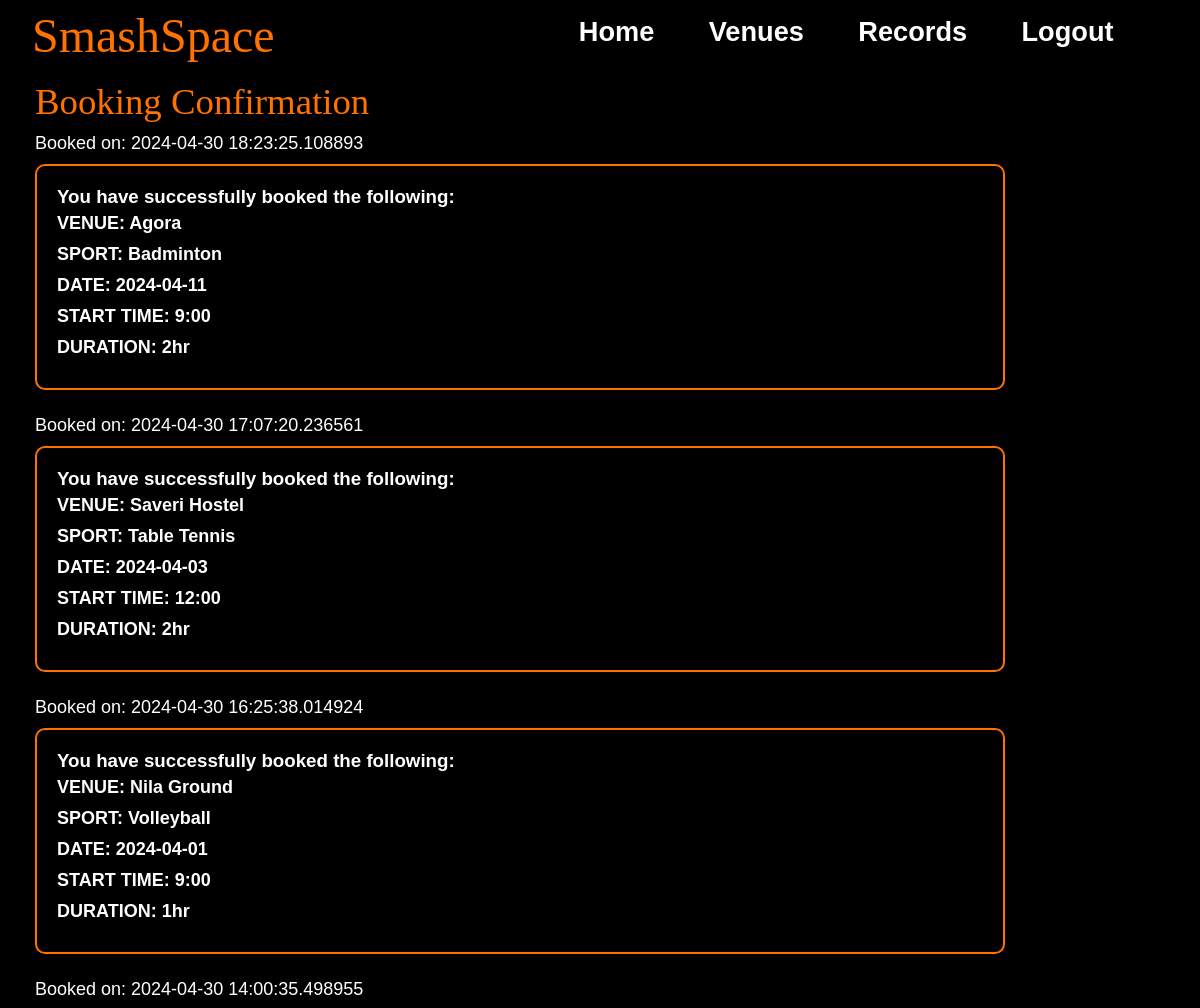
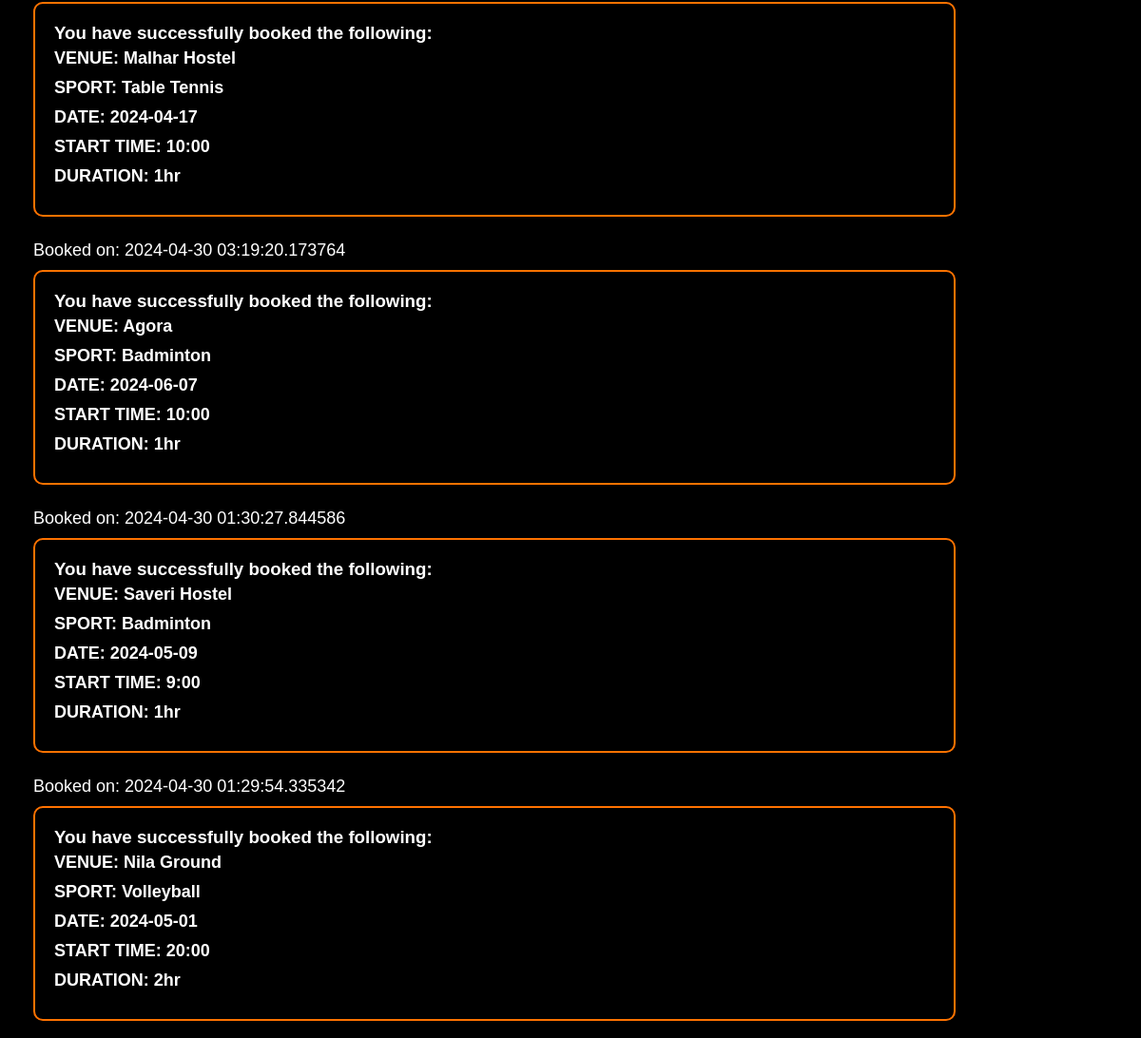
Screenshot of /records (signed in) with the database file from the repository (2 pictures, top to bottom).
### models.py (models this page shows, shortened)
class BookingLog(db.Model):
    BookingID = db.Column(db.Integer, primary_key=True, autoincrement=True)
    UserID = db.Column(db.Integer, db.ForeignKey('user.UserID'), nullable=False)
    VenueID = db.Column(db.Integer, db.ForeignKey('venue.VenueID'), nullable=False)
    SportID = db.Column(db.Integer, db.ForeignKey('sport.SportID'), nullable=False)
    Slot = db.Column(db.String(10),nullable=False)
    Duration = db.Column(db.String(5),nullable=False)
    Date = db.Column(db.String(20), nullable=False)
    BookingTime = db.Column(db.DateTime, nullable=False, default=lambda: datetime.now(timezone("Asia/Kolkata")))
    User = db.relationship('User', backref='bookings', lazy=True)
    Venue = db.relationship('Venue', backref='bookings', lazy=True)
    Sport = db.relationship('Sport', backref='bookings', lazy=True)
    __table_args__ = (
        UniqueConstraint("UserID",'VenueID', 'SportID', 'Slot', 'Duration', 'Date'),
    )

class Venue(db.Model):
    VenueID = db.Column(db.Integer, primary_key=True, autoincrement = True)
    VenueName = db.Column(db.String(100), nullable=False)
    VenueAddress = db.Column(db.String(500), nullable=False)
    VenueImageURL = db.Column(db.String(200))
    FirstSlot = db.Column(db.Time, nullable = False)
    LastSlot = db.Column(db.Time, nullable = False)
    Sports = db.relationship('Sport', secondary='venue_sport', backref= db.backref('venues', lazy='dynamic'))
    VenueBlog = db.Column(db.String(2000))

class Sport(db.Model):
    SportID = db.Column(db.Integer, primary_key=True, autoincrement=True)
    SportName = db.Column(db.String(100), nullable=False, unique=True)
    SportImageURL= db.Column(db.String(200))

### app.py (the view)
@app.route("/records")
def record():
    logs = BookingLog.query.filter_by(UserID=current_user.get_id()).order_by(desc(BookingLog.BookingTime)).all()
    venues = []
    sports = []
    dates = []
    starts = []
    durations = []
    BookingTimes= []
    for log in logs:
        venue = Venue.query.get(log.VenueID)
        sport = Sport.query.get(log.SportID)
        venues.append(venue)
        sports.append(sport)
        dates.append(log.Date)
        starts.append(log.Slot)
        durations.append(log.Duration)
        BookingTimes.append(log.BookingTime)
    return render_template("Records.html", logs=logs, venues=venues, sports=sports, dates=dates, starts=starts, durations=durations, BookingTimes=BookingTimes)

### app.py (called while the page is built)
@login_manager.user_loader
def load_user(user_id):
    return User.query.get(int(user_id))

### models.py (called while the page is built)
    def get_id(self):
        return str(self.UserID)

### templates/Records.html (shortened to what this page needs)
{% extends 'Base.html' %}
{% block css %}
<link rel="stylesheet" href="/static/css/records.css">
{%endblock%}
{% block content %}
    <p style="color: #ff7200;font-family: fantasy;font-size: 2.3em;margin-bottom: 10px;" >Booking Confirmation</p>
    <ul  id = "UL">
        {% for log in logs %}
            <li id = "time">Booked on: {{ BookingTimes[loop.index0] }}</li>
            <div class = "box">
                    <h3 id = "yhs">You have successfully booked the following:</h3>
              <div id = "data">
                <li>VENUE: {{ venues[loop.index0].VenueName }}</li>
                <li>SPORT: {{ sports[loop.index0].SportName }}</li>
                <li>DATE: {{ dates[loop.index0] }}</li>
                <li>START TIME: {{ starts[loop.index0] }}</li>
                <li>DURATION: {{ durations[loop.index0] }}</li>
              </div>
            </div>
            <br>
        {% endfor %}
    </ul>
{%endblock%}

### templates/Base.html (shortened to what this page needs)
<!DOCTYPE html>
<html lang="en">
<head>
    <link rel="stylesheet" href="{{ url_for("static", filename="css/base.css") }}">
    {% block css %}{% endblock %}
</head>
<body>
    <div class="content-wrapper">
        <div id="main">
            <div id="navbar">
                <a id="logo" href="/home">SmashSpace</a>
                <div id="menu">
                    <a href="/home">Home</a>
                    <a href="/venues">Venues</a>
                    <a href="/records">Records</a>
                    {% if current_user.is_authenticated %}
                    <a href="/logout">Logout</a>
                    {% else %}
                    <a href="/">Login/Register</a>
                    {% endif %}
                </div>
            </div>
        </div>
    </div>
    {% block content %}{% endblock %}
</body>
</html>

### static/css/base.css (style rules this page uses)
* { margin: 0; padding: 0; text-decoration: none; box-sizing: border-box; transition: all 0.5s; }
body { background-color: black; max-width: 1000px; margin: 0 auto; }
#navbar { position: fixed; top: 0; left: 0; right:0; background-color: rgba(0, 0, 0, 0.8); height: 4em; display: flex; align-items: center; justify-content: space-between; padding: 0 2em; z-index: 1000; }
#logo { color: #ff7200; font-size: 3em; font-family: fantasy; margin-top: 0.14em; }
#menu { display: flex; }
#menu a, .dropmenu a { margin-right: 2em; font-size: 1.7em; color: #fff; font-family: 'Franklin Gothic Medium', 'Arial Narrow', Arial, sans-serif; font-weight: 550; transition: color 0.3s ease-in-out; }

### static/css/records.css (style rules this page uses)
body { font-family: Arial, sans-serif; margin: 0; padding: 0; color: #333; margin: 80px 0 0 35px; }
ul { list-style-type: none; }
li { margin-bottom: 10px; }
#time { margin-top: 7px; color: #fff; font-size: large; }
.box { border: 2px solid #ff7200; border-radius: 10px; padding: 20px; margin-top: 10px; margin-right: 30px; background-color: #000; color: #fff; box-shadow: 0 0 10px rgba(0, 0, 0, 0.1); }
#data { font-weight:700; font-family:'Trebuchet MS', 'Lucida Sans Unicode', 'Lucida Grande', 'Lucida Sans', Arial, sans-serif; font-size: large; }
#yhs { font-family: 'Lucida Sans', 'Lucida Sans Regular', 'Lucida Grande', 'Lucida Sans Unicode', Geneva, Verdana, sans-serif; margin-bottom: 5px; }

### rows the page displays
BookingLog: BookingTime "2024-04-30 18:23:25.108893", Date "2024-04-11", Slot "9:00", Duration "2hr"
Venue: VenueName "Agora"
Sport: SportName "Badminton"
BookingLog: BookingTime "2024-04-30 17:07:20.236561", Date "2024-04-03", Slot "12:00", Duration "2hr"
Venue: VenueName "Saveri Hostel"
Sport: SportName "Table Tennis"
BookingLog: BookingTime "2024-04-30 16:25:38.014924", Date "2024-04-01", Slot "9:00", Duration "1hr"
Venue: VenueName "Nila Ground"
Sport: SportName "Volleyball"
BookingLog: BookingTime "2024-04-30 14:00:35.498955", Date "2024-04-17", Slot "10:00", Duration "1hr"
Venue: VenueName "Malhar Hostel"
BookingLog: BookingTime "2024-04-30 03:19:20.173764", Date "2024-06-07", Slot "10:00", Duration "1hr"
BookingLog: BookingTime "2024-04-30 01:30:27.844586", Date "2024-05-09", Slot "9:00", Duration "1hr"
BookingLog: BookingTime "2024-04-30 01:29:54.335342", Date "2024-05-01", Slot "20:00", Duration "2hr"
